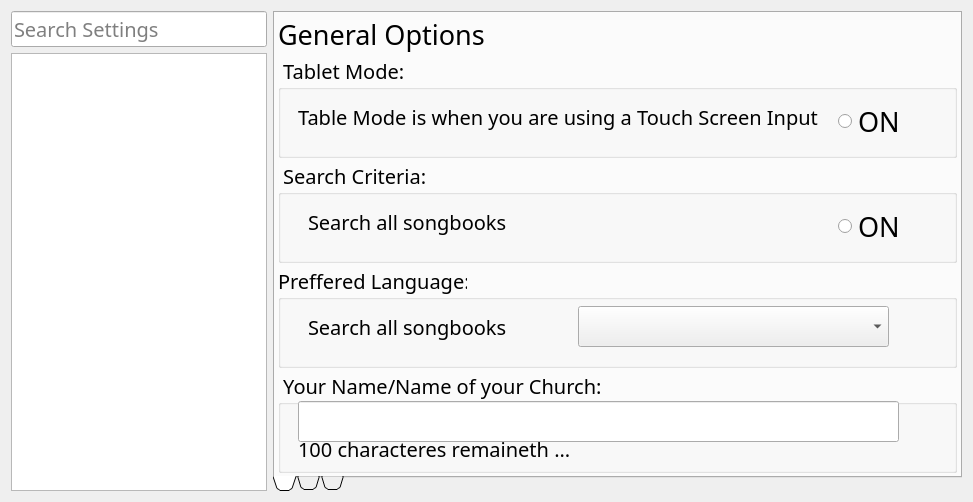
<?xml version="1.0" encoding="UTF-8"?>
<ui version="4.0">
 <class>vSongPreferences</class>
 <widget class="QDialog" name="vSongPreferences">
  <property name="geometry">
   <rect>
    <x>0</x>
    <y>0</y>
    <width>973</width>
    <height>502</height>
   </rect>
  </property>
  <property name="font">
   <font>
    <family>Trebuchet MS</family>
    <pointsize>15</pointsize>
   </font>
  </property>
  <property name="windowTitle">
   <string>Manage Preferences</string>
  </property>
  <property name="windowIcon">
   <iconset resource="icons/icons.qrc">
    <normaloff>:/icons/appicon</normaloff>:/icons/appicon</iconset>
  </property>
  <property name="sizeGripEnabled">
   <bool>false</bool>
  </property>
  <layout class="QVBoxLayout" name="MainLayout">
   <item>
    <layout class="QHBoxLayout" name="CentralWidget">
     <property name="bottomMargin">
      <number>0</number>
     </property>
     <item>
      <layout class="QVBoxLayout" name="PanelLeft">
       <item>
        <widget class="QLineEdit" name="TxtSearch">
         <property name="sizePolicy">
          <sizepolicy hsizetype="Preferred" vsizetype="Fixed">
           <horstretch>0</horstretch>
           <verstretch>0</verstretch>
          </sizepolicy>
         </property>
         <property name="font">
          <font>
           <family>Trebuchet MS</family>
           <pointsize>15</pointsize>
          </font>
         </property>
         <property name="inputMask">
          <string/>
         </property>
         <property name="text">
          <string/>
         </property>
         <property name="placeholderText">
          <string>Search Settings</string>
         </property>
        </widget>
       </item>
       <item>
        <widget class="QListView" name="LstNavigation">
         <property name="sizePolicy">
          <sizepolicy hsizetype="Preferred" vsizetype="Expanding">
           <horstretch>0</horstretch>
           <verstretch>0</verstretch>
          </sizepolicy>
         </property>
        </widget>
       </item>
      </layout>
     </item>
     <item>
      <layout class="QVBoxLayout" name="PanelRight">
       <item>
        <widget class="QTabWidget" name="PrefsTabs">
         <property name="enabled">
          <bool>true</bool>
         </property>
         <property name="sizePolicy">
          <sizepolicy hsizetype="Expanding" vsizetype="Expanding">
           <horstretch>0</horstretch>
           <verstretch>0</verstretch>
          </sizepolicy>
         </property>
         <property name="minimumSize">
          <size>
           <width>0</width>
           <height>0</height>
          </size>
         </property>
         <property name="font">
          <font>
           <family>Trebuchet MS</family>
           <pointsize>1</pointsize>
           <weight>50</weight>
           <bold>false</bold>
          </font>
         </property>
         <property name="tabPosition">
          <enum>QTabWidget::South</enum>
         </property>
         <property name="tabShape">
          <enum>QTabWidget::Triangular</enum>
         </property>
         <property name="currentIndex">
          <number>0</number>
         </property>
         <property name="elideMode">
          <enum>Qt::ElideNone</enum>
         </property>
         <property name="documentMode">
          <bool>false</bool>
         </property>
         <property name="tabsClosable">
          <bool>false</bool>
         </property>
         <property name="movable">
          <bool>true</bool>
         </property>
         <property name="tabBarAutoHide">
          <bool>true</bool>
         </property>
         <widget class="QWidget" name="TabPage1">
          <property name="sizePolicy">
           <sizepolicy hsizetype="Preferred" vsizetype="Fixed">
            <horstretch>0</horstretch>
            <verstretch>0</verstretch>
           </sizepolicy>
          </property>
          <property name="font">
           <font>
            <family>Trebuchet MS</family>
            <pointsize>15</pointsize>
            <weight>50</weight>
            <bold>false</bold>
           </font>
          </property>
          <property name="accessibleName">
           <string extracomment="This has to be equal to the tab title in all the main tabs">History</string>
          </property>
          <attribute name="title">
           <string/>
          </attribute>
          <layout class="QVBoxLayout" name="LayoutTabPage1">
           <property name="spacing">
            <number>3</number>
           </property>
           <property name="leftMargin">
            <number>3</number>
           </property>
           <property name="topMargin">
            <number>3</number>
           </property>
           <property name="rightMargin">
            <number>3</number>
           </property>
           <property name="bottomMargin">
            <number>3</number>
           </property>
           <item>
            <widget class="QLabel" name="LabelTab1">
             <property name="sizePolicy">
              <sizepolicy hsizetype="Expanding" vsizetype="Fixed">
               <horstretch>0</horstretch>
               <verstretch>0</verstretch>
              </sizepolicy>
             </property>
             <property name="font">
              <font>
               <family>Trebuchet MS</family>
               <pointsize>20</pointsize>
               <weight>50</weight>
               <bold>false</bold>
              </font>
             </property>
             <property name="text">
              <string>General Options</string>
             </property>
            </widget>
           </item>
           <item>
            <widget class="QGroupBox" name="GrpTabletMode">
             <property name="sizePolicy">
              <sizepolicy hsizetype="Expanding" vsizetype="Ignored">
               <horstretch>0</horstretch>
               <verstretch>0</verstretch>
              </sizepolicy>
             </property>
             <property name="minimumSize">
              <size>
               <width>0</width>
               <height>0</height>
              </size>
             </property>
             <property name="title">
              <string> Tablet Mode: </string>
             </property>
             <widget class="QRadioButton" name="BtnTabletMode">
              <property name="geometry">
               <rect>
                <x>560</x>
                <y>50</y>
                <width>71</width>
                <height>31</height>
               </rect>
              </property>
              <property name="font">
               <font>
                <family>Trebuchet MS</family>
                <pointsize>20</pointsize>
                <weight>50</weight>
                <bold>false</bold>
               </font>
              </property>
              <property name="text">
               <string>ON</string>
              </property>
             </widget>
             <widget class="QLabel" name="LblTabletMode">
              <property name="geometry">
               <rect>
                <x>20</x>
                <y>40</y>
                <width>551</width>
                <height>41</height>
               </rect>
              </property>
              <property name="sizePolicy">
               <sizepolicy hsizetype="Minimum" vsizetype="Preferred">
                <horstretch>0</horstretch>
                <verstretch>0</verstretch>
               </sizepolicy>
              </property>
              <property name="font">
               <font>
                <family>Trebuchet MS</family>
                <pointsize>15</pointsize>
                <weight>50</weight>
                <bold>false</bold>
               </font>
              </property>
              <property name="text">
               <string>Table Mode is when you are using a Touch Screen Input</string>
              </property>
             </widget>
            </widget>
           </item>
           <item>
            <widget class="QGroupBox" name="GrpSearchCriteria">
             <property name="sizePolicy">
              <sizepolicy hsizetype="Expanding" vsizetype="Preferred">
               <horstretch>0</horstretch>
               <verstretch>0</verstretch>
              </sizepolicy>
             </property>
             <property name="title">
              <string> Search Criteria: </string>
             </property>
             <widget class="QLabel" name="LblSearchCriteria">
              <property name="geometry">
               <rect>
                <x>30</x>
                <y>40</y>
                <width>551</width>
                <height>41</height>
               </rect>
              </property>
              <property name="font">
               <font>
                <family>Trebuchet MS</family>
                <pointsize>15</pointsize>
                <weight>50</weight>
                <bold>false</bold>
               </font>
              </property>
              <property name="text">
               <string>Search all songbooks</string>
              </property>
             </widget>
             <widget class="QRadioButton" name="BtnSearchCriteria">
              <property name="geometry">
               <rect>
                <x>560</x>
                <y>50</y>
                <width>71</width>
                <height>31</height>
               </rect>
              </property>
              <property name="font">
               <font>
                <family>Trebuchet MS</family>
                <pointsize>20</pointsize>
                <weight>50</weight>
                <bold>false</bold>
               </font>
              </property>
              <property name="text">
               <string>ON</string>
              </property>
             </widget>
            </widget>
           </item>
           <item>
            <widget class="QGroupBox" name="GrpLanguage">
             <property name="sizePolicy">
              <sizepolicy hsizetype="Expanding" vsizetype="Preferred">
               <horstretch>0</horstretch>
               <verstretch>0</verstretch>
              </sizepolicy>
             </property>
             <property name="title">
              <string>Preffered Language: </string>
             </property>
             <widget class="QLabel" name="LblLanguage">
              <property name="geometry">
               <rect>
                <x>30</x>
                <y>40</y>
                <width>551</width>
                <height>41</height>
               </rect>
              </property>
              <property name="font">
               <font>
                <family>Trebuchet MS</family>
                <pointsize>15</pointsize>
                <weight>50</weight>
                <bold>false</bold>
               </font>
              </property>
              <property name="text">
               <string>Search all songbooks</string>
              </property>
             </widget>
             <widget class="QComboBox" name="CmbLanguage">
              <property name="geometry">
               <rect>
                <x>300</x>
                <y>40</y>
                <width>311</width>
                <height>41</height>
               </rect>
              </property>
              <property name="font">
               <font>
                <family>Trebuchet MS</family>
                <pointsize>15</pointsize>
                <weight>50</weight>
                <bold>false</bold>
               </font>
              </property>
             </widget>
            </widget>
           </item>
           <item>
            <widget class="QGroupBox" name="GrpYourName">
             <property name="sizePolicy">
              <sizepolicy hsizetype="Expanding" vsizetype="Preferred">
               <horstretch>0</horstretch>
               <verstretch>0</verstretch>
              </sizepolicy>
             </property>
             <property name="title">
              <string> Your Name/Name of your Church: </string>
             </property>
             <widget class="QLineEdit" name="TxtYourName">
              <property name="geometry">
               <rect>
                <x>20</x>
                <y>30</y>
                <width>601</width>
                <height>41</height>
               </rect>
              </property>
             </widget>
             <widget class="QLabel" name="LblYourName">
              <property name="geometry">
               <rect>
                <x>20</x>
                <y>70</y>
                <width>421</width>
                <height>16</height>
               </rect>
              </property>
              <property name="text">
               <string>100 characteres remaineth ...</string>
              </property>
             </widget>
            </widget>
           </item>
          </layout>
         </widget>
         <widget class="QWidget" name="TabPage2">
          <property name="font">
           <font>
            <family>Trebuchet MS</family>
            <pointsize>15</pointsize>
            <weight>50</weight>
            <bold>false</bold>
           </font>
          </property>
          <property name="accessibleName">
           <string extracomment="This has to be equal to the tab title in all the main tabs">History</string>
          </property>
          <attribute name="title">
           <string/>
          </attribute>
          <layout class="QVBoxLayout" name="LayoutTabPage2">
           <property name="spacing">
            <number>3</number>
           </property>
           <property name="leftMargin">
            <number>3</number>
           </property>
           <property name="topMargin">
            <number>3</number>
           </property>
           <property name="rightMargin">
            <number>3</number>
           </property>
           <property name="bottomMargin">
            <number>3</number>
           </property>
           <item>
            <widget class="QLabel" name="LblTabPage2">
             <property name="sizePolicy">
              <sizepolicy hsizetype="Preferred" vsizetype="Fixed">
               <horstretch>0</horstretch>
               <verstretch>0</verstretch>
              </sizepolicy>
             </property>
             <property name="font">
              <font>
               <family>Trebuchet MS</family>
               <pointsize>20</pointsize>
               <weight>50</weight>
               <bold>false</bold>
              </font>
             </property>
             <property name="text">
              <string>App Font Options</string>
             </property>
            </widget>
           </item>
           <item>
            <widget class="QGroupBox" name="GrpSampleText">
             <property name="title">
              <string> Sample Text: </string>
             </property>
             <widget class="QPlainTextEdit" name="TxtSampleText">
              <property name="geometry">
               <rect>
                <x>10</x>
                <y>30</y>
                <width>601</width>
                <height>71</height>
               </rect>
              </property>
              <property name="font">
               <font>
                <family>Trebuchet MS</family>
                <pointsize>20</pointsize>
                <weight>50</weight>
                <bold>false</bold>
               </font>
              </property>
              <property name="verticalScrollBarPolicy">
               <enum>Qt::ScrollBarAlwaysOff</enum>
              </property>
              <property name="horizontalScrollBarPolicy">
               <enum>Qt::ScrollBarAlwaysOff</enum>
              </property>
              <property name="plainText">
               <string>Only Believe</string>
              </property>
             </widget>
            </widget>
           </item>
           <item>
            <widget class="QGroupBox" name="GrpGeneralAppFont">
             <property name="title">
              <string> General App Font: </string>
             </property>
             <widget class="QPushButton" name="BtnDownGeneralAppFont">
              <property name="geometry">
               <rect>
                <x>10</x>
                <y>30</y>
                <width>40</width>
                <height>40</height>
               </rect>
              </property>
              <property name="text">
               <string/>
              </property>
              <property name="icon">
               <iconset resource="images/images.qrc">
                <normaloff>:/Down_Black.png</normaloff>:/Down_Black.png</iconset>
              </property>
              <property name="iconSize">
               <size>
                <width>35</width>
                <height>35</height>
               </size>
              </property>
              <property name="default">
               <bool>false</bool>
              </property>
              <property name="flat">
               <bool>true</bool>
              </property>
             </widget>
             <widget class="QSlider" name="SldGeneralAppFont">
              <property name="geometry">
               <rect>
                <x>49</x>
                <y>30</y>
                <width>251</width>
                <height>41</height>
               </rect>
              </property>
              <property name="minimum">
               <number>10</number>
              </property>
              <property name="maximum">
               <number>50</number>
              </property>
              <property name="pageStep">
               <number>5</number>
              </property>
              <property name="sliderPosition">
               <number>20</number>
              </property>
              <property name="orientation">
               <enum>Qt::Horizontal</enum>
              </property>
              <property name="tickPosition">
               <enum>QSlider::TicksBothSides</enum>
              </property>
             </widget>
             <widget class="QPushButton" name="BtnUpGeneralAppFont">
              <property name="geometry">
               <rect>
                <x>300</x>
                <y>30</y>
                <width>40</width>
                <height>40</height>
               </rect>
              </property>
              <property name="text">
               <string/>
              </property>
              <property name="icon">
               <iconset resource="images/images.qrc">
                <normaloff>:/Up_Black.png</normaloff>:/Up_Black.png</iconset>
              </property>
              <property name="iconSize">
               <size>
                <width>35</width>
                <height>35</height>
               </size>
              </property>
              <property name="default">
               <bool>false</bool>
              </property>
              <property name="flat">
               <bool>true</bool>
              </property>
             </widget>
             <widget class="QComboBox" name="CmbGeneralAppFont">
              <property name="geometry">
               <rect>
                <x>350</x>
                <y>30</y>
                <width>181</width>
                <height>41</height>
               </rect>
              </property>
              <property name="font">
               <font>
                <family>Trebuchet MS</family>
                <pointsize>18</pointsize>
                <weight>50</weight>
                <bold>false</bold>
               </font>
              </property>
             </widget>
             <widget class="QRadioButton" name="BtnGeneralAppFont">
              <property name="geometry">
               <rect>
                <x>550</x>
                <y>30</y>
                <width>101</width>
                <height>31</height>
               </rect>
              </property>
              <property name="sizePolicy">
               <sizepolicy hsizetype="Fixed" vsizetype="Fixed">
                <horstretch>0</horstretch>
                <verstretch>0</verstretch>
               </sizepolicy>
              </property>
              <property name="font">
               <font>
                <family>Trebuchet MS</family>
                <pointsize>20</pointsize>
                <weight>50</weight>
                <bold>false</bold>
               </font>
              </property>
              <property name="text">
               <string>BOLD</string>
              </property>
             </widget>
            </widget>
           </item>
           <item>
            <widget class="QGroupBox" name="GrpSongPreviewFont">
             <property name="title">
              <string> Song Preview Font: </string>
             </property>
             <widget class="QComboBox" name="CmbSongPreviewFont">
              <property name="geometry">
               <rect>
                <x>350</x>
                <y>30</y>
                <width>181</width>
                <height>41</height>
               </rect>
              </property>
              <property name="font">
               <font>
                <family>Trebuchet MS</family>
                <pointsize>18</pointsize>
                <weight>50</weight>
                <bold>false</bold>
               </font>
              </property>
             </widget>
             <widget class="QSlider" name="SldSongPreviewFont">
              <property name="geometry">
               <rect>
                <x>49</x>
                <y>30</y>
                <width>251</width>
                <height>41</height>
               </rect>
              </property>
              <property name="minimum">
               <number>10</number>
              </property>
              <property name="maximum">
               <number>50</number>
              </property>
              <property name="pageStep">
               <number>5</number>
              </property>
              <property name="sliderPosition">
               <number>20</number>
              </property>
              <property name="orientation">
               <enum>Qt::Horizontal</enum>
              </property>
              <property name="tickPosition">
               <enum>QSlider::TicksBothSides</enum>
              </property>
             </widget>
             <widget class="QRadioButton" name="BtnSongPreviewFont">
              <property name="geometry">
               <rect>
                <x>550</x>
                <y>30</y>
                <width>101</width>
                <height>31</height>
               </rect>
              </property>
              <property name="font">
               <font>
                <family>Trebuchet MS</family>
                <pointsize>20</pointsize>
                <weight>50</weight>
                <bold>false</bold>
               </font>
              </property>
              <property name="text">
               <string>BOLD</string>
              </property>
             </widget>
             <widget class="QPushButton" name="BtnUpSongPreviewFont">
              <property name="geometry">
               <rect>
                <x>300</x>
                <y>30</y>
                <width>40</width>
                <height>40</height>
               </rect>
              </property>
              <property name="text">
               <string/>
              </property>
              <property name="icon">
               <iconset resource="images/images.qrc">
                <normaloff>:/Up_Black.png</normaloff>:/Up_Black.png</iconset>
              </property>
              <property name="iconSize">
               <size>
                <width>35</width>
                <height>35</height>
               </size>
              </property>
              <property name="default">
               <bool>false</bool>
              </property>
              <property name="flat">
               <bool>true</bool>
              </property>
             </widget>
             <widget class="QPushButton" name="BtnDownSongPreviewFont">
              <property name="geometry">
               <rect>
                <x>10</x>
                <y>30</y>
                <width>40</width>
                <height>40</height>
               </rect>
              </property>
              <property name="text">
               <string/>
              </property>
              <property name="icon">
               <iconset resource="images/images.qrc">
                <normaloff>:/Down_Black.png</normaloff>:/Down_Black.png</iconset>
              </property>
              <property name="iconSize">
               <size>
                <width>35</width>
                <height>35</height>
               </size>
              </property>
              <property name="default">
               <bool>false</bool>
              </property>
              <property name="flat">
               <bool>true</bool>
              </property>
             </widget>
            </widget>
           </item>
           <item>
            <widget class="QGroupBox" name="GrpSongPresentFont">
             <property name="title">
              <string>Song Presentation Font: </string>
             </property>
             <widget class="QComboBox" name="CmbSongPresentFont">
              <property name="geometry">
               <rect>
                <x>350</x>
                <y>40</y>
                <width>181</width>
                <height>41</height>
               </rect>
              </property>
              <property name="font">
               <font>
                <family>Trebuchet MS</family>
                <pointsize>18</pointsize>
                <weight>50</weight>
                <bold>false</bold>
               </font>
              </property>
             </widget>
             <widget class="QSlider" name="SldSongPresentFont">
              <property name="geometry">
               <rect>
                <x>49</x>
                <y>40</y>
                <width>251</width>
                <height>41</height>
               </rect>
              </property>
              <property name="minimum">
               <number>10</number>
              </property>
              <property name="pageStep">
               <number>5</number>
              </property>
              <property name="sliderPosition">
               <number>20</number>
              </property>
              <property name="orientation">
               <enum>Qt::Horizontal</enum>
              </property>
              <property name="tickPosition">
               <enum>QSlider::TicksBothSides</enum>
              </property>
             </widget>
             <widget class="QRadioButton" name="BtnSongPresentFont">
              <property name="geometry">
               <rect>
                <x>550</x>
                <y>40</y>
                <width>101</width>
                <height>31</height>
               </rect>
              </property>
              <property name="font">
               <font>
                <family>Trebuchet MS</family>
                <pointsize>20</pointsize>
                <weight>50</weight>
                <bold>false</bold>
               </font>
              </property>
              <property name="text">
               <string>BOLD</string>
              </property>
             </widget>
             <widget class="QPushButton" name="BtnUpSongPresentFont">
              <property name="geometry">
               <rect>
                <x>300</x>
                <y>40</y>
                <width>40</width>
                <height>40</height>
               </rect>
              </property>
              <property name="text">
               <string/>
              </property>
              <property name="icon">
               <iconset resource="images/images.qrc">
                <normaloff>:/Up_Black.png</normaloff>:/Up_Black.png</iconset>
              </property>
              <property name="iconSize">
               <size>
                <width>35</width>
                <height>35</height>
               </size>
              </property>
              <property name="default">
               <bool>false</bool>
              </property>
              <property name="flat">
               <bool>true</bool>
              </property>
             </widget>
             <widget class="QPushButton" name="BtnDownSongPresentFont">
              <property name="geometry">
               <rect>
                <x>10</x>
                <y>40</y>
                <width>40</width>
                <height>40</height>
               </rect>
              </property>
              <property name="text">
               <string/>
              </property>
              <property name="icon">
               <iconset resource="images/images.qrc">
                <normaloff>:/Down_Black.png</normaloff>:/Down_Black.png</iconset>
              </property>
              <property name="iconSize">
               <size>
                <width>35</width>
                <height>35</height>
               </size>
              </property>
              <property name="default">
               <bool>false</bool>
              </property>
              <property name="flat">
               <bool>true</bool>
              </property>
             </widget>
            </widget>
           </item>
          </layout>
         </widget>
         <widget class="QWidget" name="TabPage3">
          <property name="font">
           <font>
            <family>Trebuchet MS</family>
            <pointsize>15</pointsize>
            <weight>50</weight>
            <bold>false</bold>
           </font>
          </property>
          <property name="accessibleName">
           <string extracomment="This has to be equal to the tab title in all the main tabs">History</string>
          </property>
          <attribute name="title">
           <string/>
          </attribute>
          <layout class="QVBoxLayout" name="LayoutTabPage3">
           <property name="spacing">
            <number>3</number>
           </property>
           <property name="leftMargin">
            <number>3</number>
           </property>
           <property name="topMargin">
            <number>3</number>
           </property>
           <property name="rightMargin">
            <number>3</number>
           </property>
           <property name="bottomMargin">
            <number>3</number>
           </property>
           <item>
            <widget class="QLabel" name="LblTabPage3">
             <property name="sizePolicy">
              <sizepolicy hsizetype="Preferred" vsizetype="Fixed">
               <horstretch>0</horstretch>
               <verstretch>0</verstretch>
              </sizepolicy>
             </property>
             <property name="font">
              <font>
               <family>Trebuchet MS</family>
               <pointsize>20</pointsize>
               <weight>50</weight>
               <bold>false</bold>
              </font>
             </property>
             <property name="text">
              <string>Presentation Theme Options</string>
             </property>
            </widget>
           </item>
           <item>
            <layout class="QHBoxLayout" name="TopLayout">
             <item>
              <widget class="QPushButton" name="BtnTheme1">
               <property name="sizePolicy">
                <sizepolicy hsizetype="Preferred" vsizetype="Preferred">
                 <horstretch>0</horstretch>
                 <verstretch>0</verstretch>
                </sizepolicy>
               </property>
               <property name="font">
                <font>
                 <family>Trebuchet MS</family>
                 <pointsize>18</pointsize>
                 <weight>50</weight>
                 <bold>false</bold>
                </font>
               </property>
               <property name="autoFillBackground">
                <bool>false</bool>
               </property>
               <property name="text">
                <string>Black
and
White</string>
               </property>
               <property name="checkable">
                <bool>true</bool>
               </property>
               <property name="checked">
                <bool>false</bool>
               </property>
              </widget>
             </item>
             <item>
              <widget class="QPushButton" name="BtnTheme2">
               <property name="sizePolicy">
                <sizepolicy hsizetype="Preferred" vsizetype="Preferred">
                 <horstretch>0</horstretch>
                 <verstretch>0</verstretch>
                </sizepolicy>
               </property>
               <property name="font">
                <font>
                 <family>Trebuchet MS</family>
                 <pointsize>18</pointsize>
                 <weight>50</weight>
                 <bold>false</bold>
                </font>
               </property>
               <property name="text">
                <string>White
and
Black</string>
               </property>
               <property name="checkable">
                <bool>true</bool>
               </property>
               <property name="checked">
                <bool>true</bool>
               </property>
              </widget>
             </item>
             <item>
              <widget class="QPushButton" name="BtnTheme3">
               <property name="sizePolicy">
                <sizepolicy hsizetype="Minimum" vsizetype="Preferred">
                 <horstretch>0</horstretch>
                 <verstretch>0</verstretch>
                </sizepolicy>
               </property>
               <property name="font">
                <font>
                 <family>Trebuchet MS</family>
                 <pointsize>18</pointsize>
                 <weight>50</weight>
                 <bold>false</bold>
                </font>
               </property>
               <property name="text">
                <string>Gray
and
White</string>
               </property>
               <property name="checkable">
                <bool>true</bool>
               </property>
              </widget>
             </item>
             <item>
              <widget class="QPushButton" name="BtnTheme4">
               <property name="sizePolicy">
                <sizepolicy hsizetype="Minimum" vsizetype="Preferred">
                 <horstretch>0</horstretch>
                 <verstretch>0</verstretch>
                </sizepolicy>
               </property>
               <property name="font">
                <font>
                 <family>Trebuchet MS</family>
                 <pointsize>18</pointsize>
                 <weight>50</weight>
                 <bold>false</bold>
                </font>
               </property>
               <property name="text">
                <string>White
and
Gray</string>
               </property>
               <property name="checkable">
                <bool>true</bool>
               </property>
              </widget>
             </item>
             <item>
              <widget class="QPushButton" name="BtnTheme5">
               <property name="sizePolicy">
                <sizepolicy hsizetype="Minimum" vsizetype="Preferred">
                 <horstretch>0</horstretch>
                 <verstretch>0</verstretch>
                </sizepolicy>
               </property>
               <property name="font">
                <font>
                 <family>Trebuchet MS</family>
                 <pointsize>18</pointsize>
                 <weight>50</weight>
                 <bold>false</bold>
                </font>
               </property>
               <property name="text">
                <string>Blue
and
White</string>
               </property>
               <property name="checkable">
                <bool>true</bool>
               </property>
              </widget>
             </item>
            </layout>
           </item>
           <item>
            <layout class="QHBoxLayout" name="MidLayout">
             <item>
              <widget class="QPushButton" name="BtnTheme6">
               <property name="sizePolicy">
                <sizepolicy hsizetype="Preferred" vsizetype="Preferred">
                 <horstretch>0</horstretch>
                 <verstretch>0</verstretch>
                </sizepolicy>
               </property>
               <property name="font">
                <font>
                 <family>Trebuchet MS</family>
                 <pointsize>18</pointsize>
                 <weight>50</weight>
                 <bold>false</bold>
                </font>
               </property>
               <property name="text">
                <string>White
and
Blue</string>
               </property>
               <property name="checkable">
                <bool>true</bool>
               </property>
              </widget>
             </item>
             <item>
              <widget class="QPushButton" name="BtnTheme7">
               <property name="sizePolicy">
                <sizepolicy hsizetype="Minimum" vsizetype="Preferred">
                 <horstretch>0</horstretch>
                 <verstretch>0</verstretch>
                </sizepolicy>
               </property>
               <property name="font">
                <font>
                 <family>Trebuchet MS</family>
                 <pointsize>18</pointsize>
                 <weight>50</weight>
                 <bold>false</bold>
                </font>
               </property>
               <property name="text">
                <string>Green
and
White</string>
               </property>
               <property name="checkable">
                <bool>true</bool>
               </property>
              </widget>
             </item>
             <item>
              <widget class="QPushButton" name="BtnTheme8">
               <property name="sizePolicy">
                <sizepolicy hsizetype="Minimum" vsizetype="Preferred">
                 <horstretch>0</horstretch>
                 <verstretch>0</verstretch>
                </sizepolicy>
               </property>
               <property name="font">
                <font>
                 <family>Trebuchet MS</family>
                 <pointsize>18</pointsize>
                 <weight>50</weight>
                 <bold>false</bold>
                </font>
               </property>
               <property name="text">
                <string>White
and
Green</string>
               </property>
               <property name="checkable">
                <bool>true</bool>
               </property>
              </widget>
             </item>
             <item>
              <widget class="QPushButton" name="BtnTheme9">
               <property name="sizePolicy">
                <sizepolicy hsizetype="Minimum" vsizetype="Preferred">
                 <horstretch>0</horstretch>
                 <verstretch>0</verstretch>
                </sizepolicy>
               </property>
               <property name="font">
                <font>
                 <family>Trebuchet MS</family>
                 <pointsize>18</pointsize>
                 <weight>50</weight>
                 <bold>false</bold>
                </font>
               </property>
               <property name="text">
                <string>Orange
and
White</string>
               </property>
               <property name="checkable">
                <bool>true</bool>
               </property>
              </widget>
             </item>
             <item>
              <widget class="QPushButton" name="BtnTheme10">
               <property name="sizePolicy">
                <sizepolicy hsizetype="Minimum" vsizetype="Preferred">
                 <horstretch>0</horstretch>
                 <verstretch>0</verstretch>
                </sizepolicy>
               </property>
               <property name="font">
                <font>
                 <family>Trebuchet MS</family>
                 <pointsize>18</pointsize>
                 <weight>50</weight>
                 <bold>false</bold>
                </font>
               </property>
               <property name="text">
                <string>White
and
Orange</string>
               </property>
               <property name="checkable">
                <bool>true</bool>
               </property>
              </widget>
             </item>
            </layout>
           </item>
           <item>
            <layout class="QHBoxLayout" name="DownLayout">
             <item>
              <widget class="QPushButton" name="BtnTheme11">
               <property name="sizePolicy">
                <sizepolicy hsizetype="Minimum" vsizetype="Preferred">
                 <horstretch>0</horstretch>
                 <verstretch>0</verstretch>
                </sizepolicy>
               </property>
               <property name="font">
                <font>
                 <family>Trebuchet MS</family>
                 <pointsize>18</pointsize>
                 <weight>50</weight>
                 <bold>false</bold>
                </font>
               </property>
               <property name="text">
                <string>Red
and
White</string>
               </property>
               <property name="checkable">
                <bool>true</bool>
               </property>
              </widget>
             </item>
             <item>
              <widget class="QPushButton" name="BtnTheme12">
               <property name="sizePolicy">
                <sizepolicy hsizetype="Minimum" vsizetype="Preferred">
                 <horstretch>0</horstretch>
                 <verstretch>0</verstretch>
                </sizepolicy>
               </property>
               <property name="font">
                <font>
                 <family>Trebuchet MS</family>
                 <pointsize>18</pointsize>
                 <weight>50</weight>
                 <bold>false</bold>
                </font>
               </property>
               <property name="text">
                <string>White
and
Red</string>
               </property>
               <property name="checkable">
                <bool>true</bool>
               </property>
              </widget>
             </item>
             <item>
              <widget class="QPushButton" name="BtnTheme13">
               <property name="sizePolicy">
                <sizepolicy hsizetype="Minimum" vsizetype="Preferred">
                 <horstretch>0</horstretch>
                 <verstretch>0</verstretch>
                </sizepolicy>
               </property>
               <property name="font">
                <font>
                 <family>Trebuchet MS</family>
                 <pointsize>18</pointsize>
                 <weight>50</weight>
                 <bold>false</bold>
                </font>
               </property>
               <property name="text">
                <string>Black
and
Yellow</string>
               </property>
               <property name="checkable">
                <bool>true</bool>
               </property>
              </widget>
             </item>
             <item>
              <widget class="QPushButton" name="BtnTheme14">
               <property name="sizePolicy">
                <sizepolicy hsizetype="Minimum" vsizetype="Preferred">
                 <horstretch>0</horstretch>
                 <verstretch>0</verstretch>
                </sizepolicy>
               </property>
               <property name="font">
                <font>
                 <family>Trebuchet MS</family>
                 <pointsize>18</pointsize>
                 <weight>50</weight>
                 <bold>false</bold>
                </font>
               </property>
               <property name="text">
                <string>Yellow
and
Black</string>
               </property>
               <property name="checkable">
                <bool>true</bool>
               </property>
              </widget>
             </item>
             <item>
              <widget class="QPushButton" name="BtnTheme15">
               <property name="sizePolicy">
                <sizepolicy hsizetype="Minimum" vsizetype="Preferred">
                 <horstretch>0</horstretch>
                 <verstretch>0</verstretch>
                </sizepolicy>
               </property>
               <property name="font">
                <font>
                 <family>Trebuchet MS</family>
                 <pointsize>18</pointsize>
                 <weight>50</weight>
                 <bold>false</bold>
                </font>
               </property>
               <property name="text">
                <string>Custom
Theme</string>
               </property>
               <property name="checkable">
                <bool>true</bool>
               </property>
               <property name="flat">
                <bool>false</bool>
               </property>
              </widget>
             </item>
            </layout>
           </item>
          </layout>
         </widget>
        </widget>
       </item>
      </layout>
     </item>
    </layout>
   </item>
  </layout>
 </widget>
 <resources>
  <include location="icons/icons.qrc"/>
  <include location="images/images.qrc"/>
 </resources>
 <connections/>
</ui>
